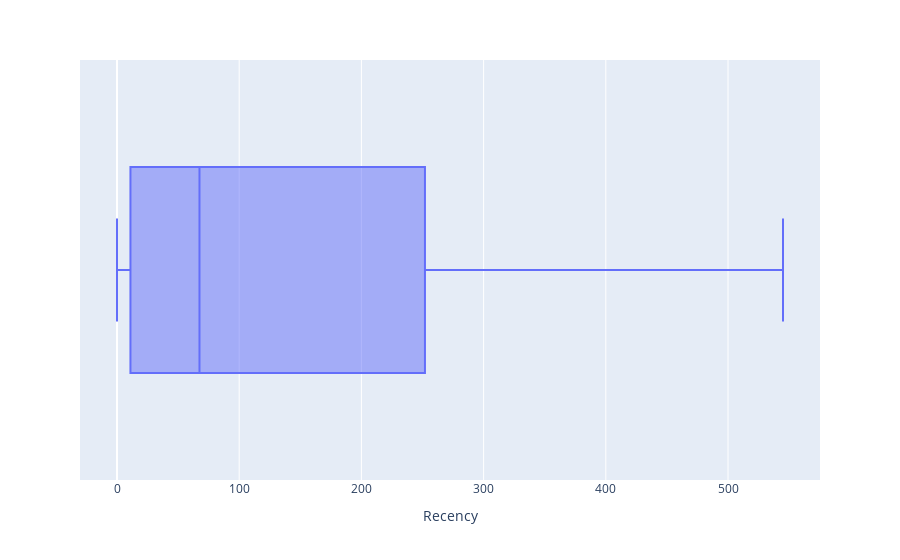

Notebook cell for this chart:
### Code cell
import plotly.express as px

fig = px.box(last_transaction_dates, x='Recency')
fig.show()

### Figure 1 — Plotly figure (JSON) as saved in the notebook; plotly's stock layout.template omitted (floating-point values rounded to 4 significant figures; data arrays with more than 128 entries replaced by an {"elided": "..."} marker saying what was removed)
{"data": [{"alignmentgroup": "True", "hovertemplate": "Recency=%{x}<extra></extra>", "legendgroup": "", "marker": {"color": "#636efa"}, "name": "", "notched": false, "offsetgroup": "", "orientation": "h", "showlegend": false, "type": "box", "x": {"elided": "3578 int values"}, "x0": " ", "xaxis": "x", "y0": " ", "yaxis": "y"}], "layout": {"boxmode": "group", "legend": {"tracegroupgap": 0}, "margin": {"t": 60}, "xaxis": {"anchor": "y", "domain": [0, 1], "title": {"text": "Recency"}}, "yaxis": {"anchor": "x", "domain": [0, 1]}}}
